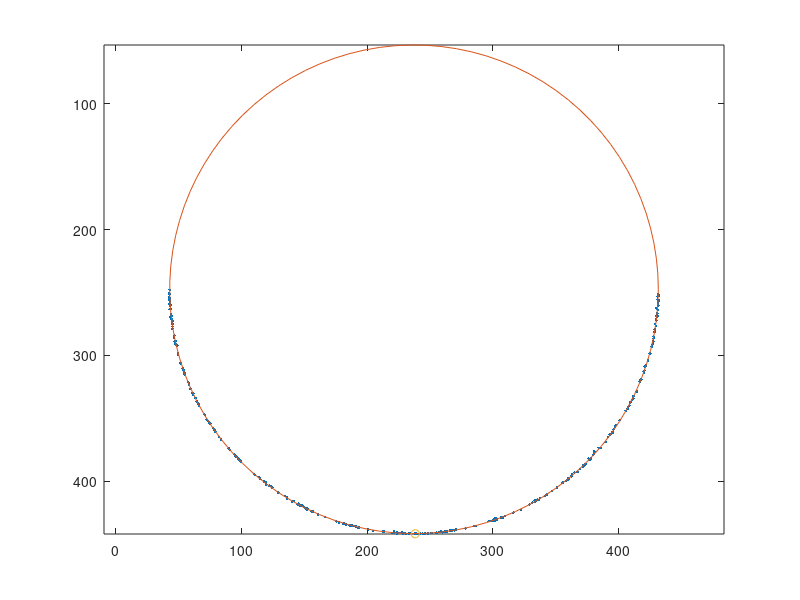

This figure's MATLAB source: (Note: this script raises an error after producing the figure.)
addpath('vgg/')
%%
load('measured_pos.mat')

x = measured_pos.signals.values(1,:)';
y = measured_pos.signals.values(2,:)';
x_steadypos = x(1);  %x coordinate of the ball in the steady position
y_steadypos = y(1);  %y coordinate of the ball in the steady position

circle_lsq = @(z) ((x-z(1)).^2 + (y-z(2)).^2 - z(3)^2); % z = [xc; yc; r]


%%
z0 = [240;240;240];
z_opt = lsqnonlin(circle_lsq, z0);

xc_opt = z_opt(1);
yc_opt = z_opt(2);
r_opt = z_opt(3);
%%
th = linspace(0, 2*pi, 100);
ximg_circ = r_opt*cos(th) + xc_opt;
yimg_circ = r_opt*sin(th) + yc_opt;
figure(1)

plot(x, y, '.')
hold on
plot(ximg_circ, yimg_circ)
plot(x_steadypos, y_steadypos, 'o')
hold off

axis equal
set(gca, 'YDir', 'reverse')
%%
% server = '192.168.1.16';
% port = 1150;
% 
% rgb_image = RaspiImage(server, port, 'Processor', 'any')
%%
xreal_circ = 1e3*(prms.Ro-prms.Rb)*cos(th);
yreal_circ = 1e3*(prms.Ro-prms.Rb)*sin(th);

%%
zs1 = [ximg_circ; yimg_circ];
zs2 = [xreal_circ; yreal_circ];

H_unrot = vgg_H_from_x_lin(zs1,zs2);
%% Back-project the tru poisitons of the true screw positions
zs = H_unrot\[zs2; ones(1,numel(ximg_circ)) ];
zs_x = zs(1,:)./zs(3,:);
zs_y = zs(2,:)./zs(3,:);

xc = zs_x(end);
yc = zs_y(end);
%% Plot the identified hoop positions
R = 1e3*[prms.Rui, prms.Ro, prms.Ro-prms.Rb, prms.Rui+prms.Rb];
c = [1 0 0;
     1 0 0;
     0.5 0.5 0.5;
     0.5 0.5 0.5];
for i = 1:numel(R)
    x_tmp = R(i)*cos(th);
    y_tmp = R(i)*sin(th);
    
    zs = H_unrot\[x_tmp; y_tmp; ones(1,numel(th)) ];
    zs_x = zs(1,:)./zs(3,:);
    zs_y = zs(2,:)./zs(3,:);
    
    hold on
    plot(zs_x, zs_y, 'Color', c(i,:))
    hold off
end

%% Calculate the psi angle from the measured positions
Rot = @(th) [cos(th) -sin(th) 0; sin(th) cos(th) 0; 0 0 1];
z_ball = H_unrot*[x_steadypos; y_steadypos'; 1];
z_ball_x = z_ball(1)/z_ball(3);
z_ball_y = z_ball(2)/z_ball(3);
th0 = atan2(z_ball_y, z_ball_x);

H = Rot(-th0)*H_unrot;
save calibMatrix H